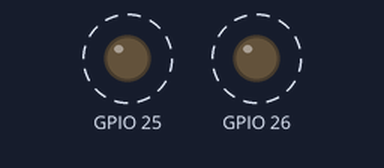
The sketch below on a simulated ESP32. Parts: output pins drawn as LEDs (lit = HIGH). Dashed ring = blinking.

Above: at 0.05 s.
Timing chart, 0 to 3.0 s (numbered marks = the images above):
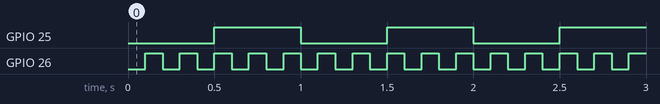

Measured:
- by itself, GPIO 25: alternates HIGH for 0.50 s and LOW for 0.50 s
- by itself, GPIO 26: alternates HIGH for 0.10 s and LOW for 0.10 s

The sketch:

esp32-two-rates.ino
```cpp
unsigned long a = 0, b = 0;
bool la = false, lb = false;
void setup() { pinMode(25, OUTPUT); pinMode(26, OUTPUT); }
void loop() {
  unsigned long now = millis();
  if (now - a >= 500) { a += 500; la = !la; digitalWrite(25, la); }
  if (now - b >= 100) { b += 100; lb = !lb; digitalWrite(26, lb); }
}
```
